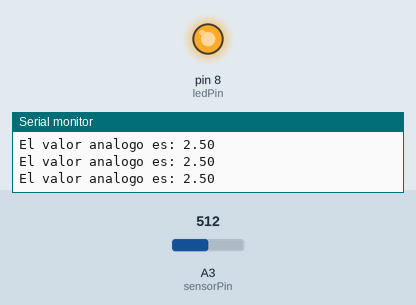
A sketch run on a simulated Arduino Uno, built with avr-gcc and run on an emulated ATmega328P. On the bench: output pins drawn as LEDs (lit = HIGH), the last lines printed to the serial monitor. Inputs (shaded band) come from the test bench; at power-on: A3 (sensorPin) = 512.

Above: at 1.2 s.
1.3 s: A3 (sensorPin) set to 505
At 2.5 s:
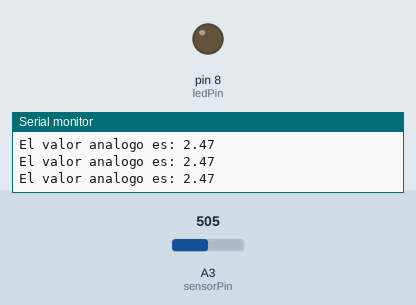
2.8 s: A3 (sensorPin) set to 716
At 4.0 s:
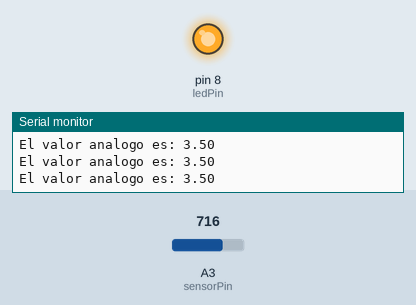
4.3 s: A3 (sensorPin) set to 511
At 5.6 s:
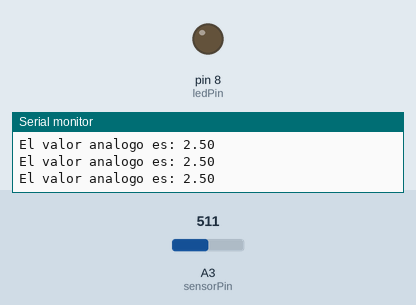
Timing chart, 0 to 7.3 s (numbered marks = the images above; inputs shaded):
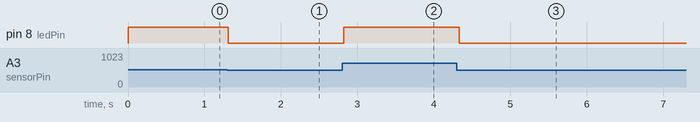

Measured:
- the behaviour switches between 512 and 511 on A3 (sensorPin) (found by bisection; images 0 and 1)
- after the input at 1.3 s, pin 8 (ledPin): HIGH → LOW at once
- after the input at 2.8 s, pin 8 (ledPin): LOW → HIGH at once
- after the input at 4.3 s, pin 8 (ledPin): HIGH → LOW at once

The sketch:

ejemplo1arduino.ino
```cpp
int ledPin = 8;
int sensorPin = A3;
float sensorValue = 0;

void setup() {
    pinMode(ledPin,OUTPUT);
    Serial.begin(9600);
    pinMode(sensorPin, INPUT);
}

void loop() {
  sensorValue = analogRead(sensorPin);
  if(((sensorValue/1023)*5)>2.5){
    Serial.print("El valor analogo es: ");
    digitalWrite(ledPin,HIGH);
    }else{
      Serial.print("El valor analogo es: ");
    digitalWrite(ledPin,LOW);
      }
  Serial.println((sensorValue/1023)*5);
  delay(100);

}
```
